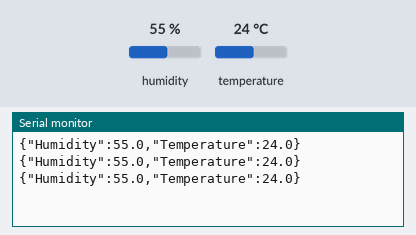
The sketch below on a simulated Arduino Uno, built with avr-gcc and run on an emulated ATmega328P. Parts: the last lines printed to the serial monitor. The test bench sets the inputs (shaded band); at power-on: humidity 55 %, temperature 24 °C.

Above: at 2.8 s.
2.9 s: humidity set to 22 %
At 4.8 s:
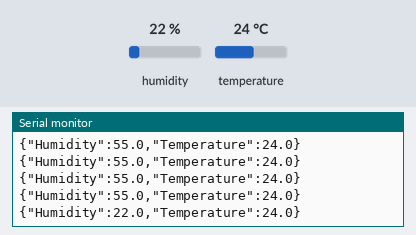
5.6 s: temperature set to 12 °C
At 6.8 s:
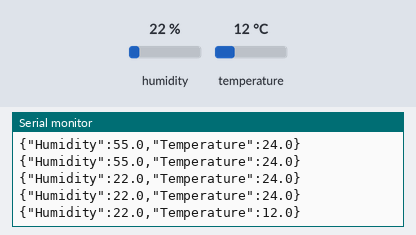
8.3 s: humidity set to 40 %
At 9.6 s:
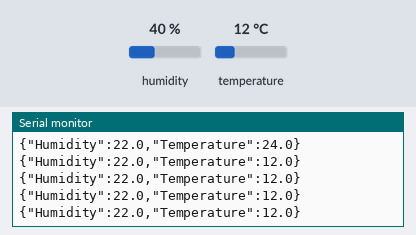
Timing chart, 0 to 11.3 s (numbered marks = the images above; inputs shaded):
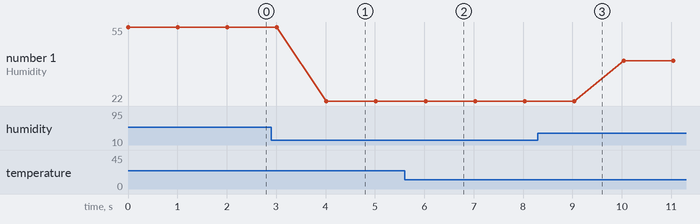

Measured:
- after the input at 2.9 s, the serial monitor: prints a new line after 1.1 s (image 1)
- after the input at 5.6 s, the serial monitor: prints a new line after 0.43 s (image 2)
- plotted number 1: 55 → 22 after the input at 2.9 s, 22 → 40 after the input at 8.3 s

The sketch:

dht22_1json.ino
```cpp
#include "DHT.h"
DHT dht;
void setup()
{
    Serial.begin(9600);
    dht.setup(2);
}

void loop()
{

    float humidity = dht.getHumidity();
    float temperature = dht.getTemperature();
    if(humidity>=0){
      Serial.print("{\"Humidity\":");
      Serial.print(humidity, 1);
      Serial.print(",\"Temperature\":");
      Serial.print(temperature, 1);
      Serial.println("}");// Irms
    }
    delay(1000);
}
```
